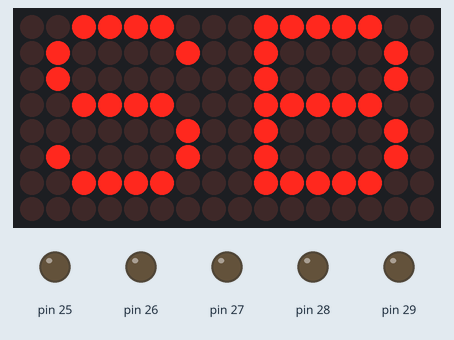
Bench run of a sketch on a simulated Arduino Mega 2560, built with avr-gcc and run on an emulated ATmega2560. Parts: 16×8 LED matrix, output pins drawn as LEDs (lit = HIGH). Wiring (from diagram.json): 2 × MAX7219 LED driver: data pin 22; clock pin 23; CS pin 24. Pins used as bus, display or sensor lines are not drawn.

Above: at 0.1 s.

The sketch:

ETALVIS_Problem_15_03.ino
```cpp
//Embedded Systems programming - GPIO
//Dot Matrix Control Problems
//use max 7219-matrix DOTMATRIX
//use PORT A
//self Assessment set -15 Problem 03
//DISPLAY SB

#include "max7219.h"

// Letter 'S'
unsigned char letterS[8] = {
  0b00111100,
  0b01000010,
  0b00000010,
  0b00111100,
  0b01000000,
  0b01000010,
  0b00111100,
  0b00000000
};

// Letter 'B'
unsigned char letterB[8] = {
  0b00111110,
  0b01000010,
  0b01000010,
  0b00111110,
  0b01000010,
  0b01000010,
  0b00111110,
  0b00000000
};

void setup(void) {
  max7219_init();

  for (unsigned char row = 1; row <= 8; row++) {
    max7219_send_dual(row, letterB[row - 1], letterS[row - 1]);
    // chip1 (left) = letterS, chip2 (right) = letterB
  }
}

void loop(void) {
  // Static display
}

int main(void) {
  setup();
  while (1)
    loop();
}
```

max7219.c
```cpp
#include "max7219.h"

volatile char *porta = (volatile char *)0x22;
volatile char *ddra  = (volatile char *)0x21;

#define DIN_BIT 0
#define CLK_BIT 1
#define CS_BIT  2

void max7219_send_dual(unsigned char address, unsigned char data1, unsigned char data2) {
    unsigned int packet1 = (address << 8) | data1;
    unsigned int packet2 = (address << 8) | data2;

    *porta &= ~(1 << CS_BIT);

    // Send to rightmost device first (data2), then leftmost (data1)
    for (int i = 0; i < 16; i++) {
        if (packet2 & 0x8000) *porta |= (1 << DIN_BIT); else *porta &= ~(1 << DIN_BIT);
        *porta &= ~(1 << CLK_BIT);
        for (volatile int d = 0; d < 10; d++);
        *porta |= (1 << CLK_BIT);
        packet2 <<= 1;
    }

    for (int i = 0; i < 16; i++) {
        if (packet1 & 0x8000) *porta |= (1 << DIN_BIT); else *porta &= ~(1 << DIN_BIT);
        *porta &= ~(1 << CLK_BIT);
        for (volatile int d = 0; d < 10; d++);
        *porta |= (1 << CLK_BIT);
        packet1 <<= 1;
    }

    *porta |= (1 << CS_BIT);
}

void max7219_init(void) {
    *ddra = 0xFF;
    *porta = (1 << CS_BIT);

    for (int i = 0; i < 2; i++) {  // Configure both chips
        max7219_send_dual(0x0C, 0x01, 0x01); // Normal operation
        max7219_send_dual(0x09, 0x00, 0x00); // No decode
        max7219_send_dual(0x0A, 0x08, 0x08); // Medium intensity
        max7219_send_dual(0x0B, 0x07, 0x07); // Scan all 8 digits
        max7219_send_dual(0x0F, 0x00, 0x00); // Test mode off
    }

    max7219_clear();
}

void max7219_clear(void) {
    for (unsigned char row = 1; row <= 8; row++) {
        max7219_send_dual(row, 0x00, 0x00);
    }
}
```

max7219.h
```cpp
#ifndef MAX7219_H
#define MAX7219_H

#ifdef __cplusplus
extern "C" {
#endif

void max7219_init(void);
void max7219_send_dual(unsigned char address, unsigned char data1, unsigned char data2);
void max7219_clear(void);

#ifdef __cplusplus
}
#endif

#endif
```
